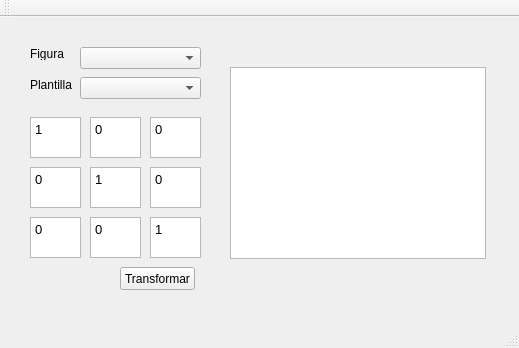
<?xml version="1.0" encoding="UTF-8"?>
<ui version="4.0">
 <class>MainWindow</class>
 <widget class="QMainWindow" name="MainWindow">
  <property name="geometry">
   <rect>
    <x>0</x>
    <y>0</y>
    <width>519</width>
    <height>348</height>
   </rect>
  </property>
  <property name="windowTitle">
   <string>MainWindow</string>
  </property>
  <widget class="QWidget" name="centralWidget">
   <widget class="QPlainTextEdit" name="textA">
    <property name="geometry">
     <rect>
      <x>30</x>
      <y>100</y>
      <width>51</width>
      <height>41</height>
     </rect>
    </property>
    <property name="font">
     <font>
      <family>Arial</family>
      <pointsize>10</pointsize>
     </font>
    </property>
    <property name="layoutDirection">
     <enum>Qt::LeftToRight</enum>
    </property>
    <property name="verticalScrollBarPolicy">
     <enum>Qt::ScrollBarAlwaysOff</enum>
    </property>
    <property name="horizontalScrollBarPolicy">
     <enum>Qt::ScrollBarAlwaysOff</enum>
    </property>
    <property name="plainText">
     <string>1</string>
    </property>
    <property name="tabStopWidth">
     <number>80</number>
    </property>
    <property name="centerOnScroll">
     <bool>false</bool>
    </property>
   </widget>
   <widget class="QPlainTextEdit" name="textC">
    <property name="geometry">
     <rect>
      <x>150</x>
      <y>100</y>
      <width>51</width>
      <height>41</height>
     </rect>
    </property>
    <property name="font">
     <font>
      <family>Arial</family>
      <pointsize>10</pointsize>
     </font>
    </property>
    <property name="verticalScrollBarPolicy">
     <enum>Qt::ScrollBarAlwaysOff</enum>
    </property>
    <property name="horizontalScrollBarPolicy">
     <enum>Qt::ScrollBarAlwaysOff</enum>
    </property>
    <property name="plainText">
     <string>0</string>
    </property>
    <property name="tabStopWidth">
     <number>80</number>
    </property>
    <property name="centerOnScroll">
     <bool>false</bool>
    </property>
   </widget>
   <widget class="QPlainTextEdit" name="textD">
    <property name="geometry">
     <rect>
      <x>30</x>
      <y>150</y>
      <width>51</width>
      <height>41</height>
     </rect>
    </property>
    <property name="font">
     <font>
      <family>Arial</family>
      <pointsize>10</pointsize>
     </font>
    </property>
    <property name="verticalScrollBarPolicy">
     <enum>Qt::ScrollBarAlwaysOff</enum>
    </property>
    <property name="horizontalScrollBarPolicy">
     <enum>Qt::ScrollBarAlwaysOff</enum>
    </property>
    <property name="plainText">
     <string>0</string>
    </property>
    <property name="tabStopWidth">
     <number>80</number>
    </property>
    <property name="centerOnScroll">
     <bool>false</bool>
    </property>
   </widget>
   <widget class="QPlainTextEdit" name="textE">
    <property name="geometry">
     <rect>
      <x>90</x>
      <y>150</y>
      <width>51</width>
      <height>41</height>
     </rect>
    </property>
    <property name="font">
     <font>
      <family>Arial</family>
      <pointsize>10</pointsize>
     </font>
    </property>
    <property name="verticalScrollBarPolicy">
     <enum>Qt::ScrollBarAlwaysOff</enum>
    </property>
    <property name="horizontalScrollBarPolicy">
     <enum>Qt::ScrollBarAlwaysOff</enum>
    </property>
    <property name="plainText">
     <string>1</string>
    </property>
    <property name="tabStopWidth">
     <number>80</number>
    </property>
    <property name="centerOnScroll">
     <bool>false</bool>
    </property>
   </widget>
   <widget class="QPlainTextEdit" name="textF">
    <property name="geometry">
     <rect>
      <x>150</x>
      <y>150</y>
      <width>51</width>
      <height>41</height>
     </rect>
    </property>
    <property name="font">
     <font>
      <family>Arial</family>
      <pointsize>10</pointsize>
     </font>
    </property>
    <property name="verticalScrollBarPolicy">
     <enum>Qt::ScrollBarAlwaysOff</enum>
    </property>
    <property name="horizontalScrollBarPolicy">
     <enum>Qt::ScrollBarAlwaysOff</enum>
    </property>
    <property name="plainText">
     <string>0</string>
    </property>
    <property name="tabStopWidth">
     <number>80</number>
    </property>
    <property name="centerOnScroll">
     <bool>false</bool>
    </property>
   </widget>
   <widget class="QPlainTextEdit" name="textG">
    <property name="geometry">
     <rect>
      <x>30</x>
      <y>200</y>
      <width>51</width>
      <height>41</height>
     </rect>
    </property>
    <property name="font">
     <font>
      <family>Arial</family>
      <pointsize>10</pointsize>
     </font>
    </property>
    <property name="verticalScrollBarPolicy">
     <enum>Qt::ScrollBarAlwaysOff</enum>
    </property>
    <property name="horizontalScrollBarPolicy">
     <enum>Qt::ScrollBarAlwaysOff</enum>
    </property>
    <property name="plainText">
     <string>0</string>
    </property>
    <property name="tabStopWidth">
     <number>80</number>
    </property>
    <property name="centerOnScroll">
     <bool>false</bool>
    </property>
   </widget>
   <widget class="QPlainTextEdit" name="textH">
    <property name="geometry">
     <rect>
      <x>90</x>
      <y>200</y>
      <width>51</width>
      <height>41</height>
     </rect>
    </property>
    <property name="font">
     <font>
      <family>Arial</family>
      <pointsize>10</pointsize>
     </font>
    </property>
    <property name="verticalScrollBarPolicy">
     <enum>Qt::ScrollBarAlwaysOff</enum>
    </property>
    <property name="horizontalScrollBarPolicy">
     <enum>Qt::ScrollBarAlwaysOff</enum>
    </property>
    <property name="plainText">
     <string>0</string>
    </property>
    <property name="tabStopWidth">
     <number>80</number>
    </property>
    <property name="centerOnScroll">
     <bool>false</bool>
    </property>
   </widget>
   <widget class="QPlainTextEdit" name="textI">
    <property name="geometry">
     <rect>
      <x>150</x>
      <y>200</y>
      <width>51</width>
      <height>41</height>
     </rect>
    </property>
    <property name="font">
     <font>
      <family>Arial</family>
      <pointsize>10</pointsize>
     </font>
    </property>
    <property name="verticalScrollBarPolicy">
     <enum>Qt::ScrollBarAlwaysOff</enum>
    </property>
    <property name="horizontalScrollBarPolicy">
     <enum>Qt::ScrollBarAlwaysOff</enum>
    </property>
    <property name="plainText">
     <string>1</string>
    </property>
    <property name="tabStopWidth">
     <number>80</number>
    </property>
    <property name="centerOnScroll">
     <bool>false</bool>
    </property>
   </widget>
   <widget class="QPushButton" name="pushButton">
    <property name="geometry">
     <rect>
      <x>120</x>
      <y>250</y>
      <width>75</width>
      <height>23</height>
     </rect>
    </property>
    <property name="text">
     <string>Transformar</string>
    </property>
   </widget>
   <widget class="QGraphicsView" name="graphicsView">
    <property name="geometry">
     <rect>
      <x>230</x>
      <y>50</y>
      <width>256</width>
      <height>192</height>
     </rect>
    </property>
   </widget>
   <widget class="QLabel" name="label">
    <property name="geometry">
     <rect>
      <x>30</x>
      <y>30</y>
      <width>47</width>
      <height>13</height>
     </rect>
    </property>
    <property name="text">
     <string>Figura</string>
    </property>
   </widget>
   <widget class="QLabel" name="label_2">
    <property name="geometry">
     <rect>
      <x>30</x>
      <y>60</y>
      <width>71</width>
      <height>16</height>
     </rect>
    </property>
    <property name="text">
     <string>Plantilla</string>
    </property>
   </widget>
   <widget class="QPlainTextEdit" name="textB">
    <property name="geometry">
     <rect>
      <x>90</x>
      <y>100</y>
      <width>51</width>
      <height>41</height>
     </rect>
    </property>
    <property name="font">
     <font>
      <family>Arial</family>
      <pointsize>10</pointsize>
     </font>
    </property>
    <property name="verticalScrollBarPolicy">
     <enum>Qt::ScrollBarAlwaysOff</enum>
    </property>
    <property name="horizontalScrollBarPolicy">
     <enum>Qt::ScrollBarAlwaysOff</enum>
    </property>
    <property name="plainText">
     <string>0</string>
    </property>
    <property name="tabStopWidth">
     <number>80</number>
    </property>
    <property name="centerOnScroll">
     <bool>false</bool>
    </property>
   </widget>
   <widget class="QComboBox" name="comboBox">
    <property name="geometry">
     <rect>
      <x>80</x>
      <y>30</y>
      <width>121</width>
      <height>22</height>
     </rect>
    </property>
   </widget>
   <widget class="QComboBox" name="comboBox_2">
    <property name="geometry">
     <rect>
      <x>80</x>
      <y>60</y>
      <width>121</width>
      <height>22</height>
     </rect>
    </property>
   </widget>
  </widget>
  <widget class="QMenuBar" name="menuBar">
   <property name="geometry">
    <rect>
     <x>0</x>
     <y>0</y>
     <width>519</width>
     <height>21</height>
    </rect>
   </property>
  </widget>
  <widget class="QToolBar" name="mainToolBar">
   <attribute name="toolBarArea">
    <enum>TopToolBarArea</enum>
   </attribute>
   <attribute name="toolBarBreak">
    <bool>false</bool>
   </attribute>
  </widget>
  <widget class="QStatusBar" name="statusBar"/>
 </widget>
 <layoutdefault spacing="6" margin="11"/>
 <resources/>
 <connections/>
</ui>
